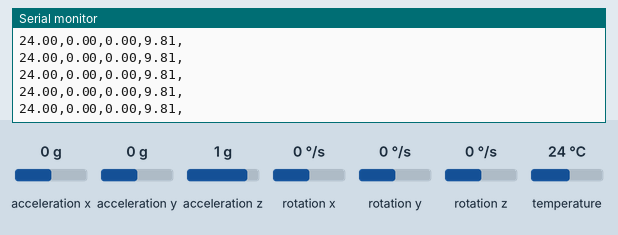
Recording of a sketch running on a simulated ESP32. On the bench: the last lines printed to the serial monitor. The test bench sets the inputs (shaded band); at power-on: acceleration x 0 g, acceleration y 0 g, acceleration z 1 g, temperature 24 °C, rotation x 0 °/s, rotation y 0 °/s, rotation z 0 °/s. The RemoteXY app is connected.

Above: at 1.8 s.
1.9 s: acceleration x set to -1.4 g
At 1.96 s:
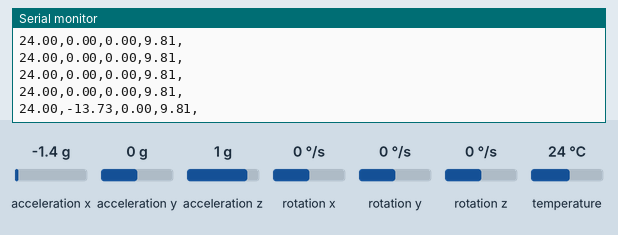
3.4 s: acceleration x set to -0.8 g
At 3.4 s:
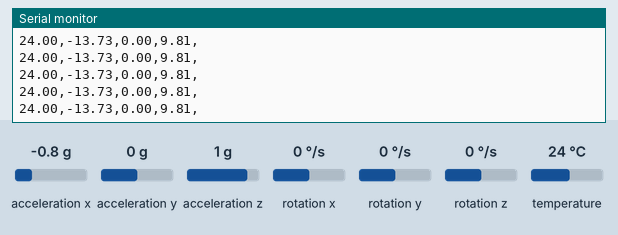
6.4 s: acceleration y set to -1.4 g
At 6.51 s:
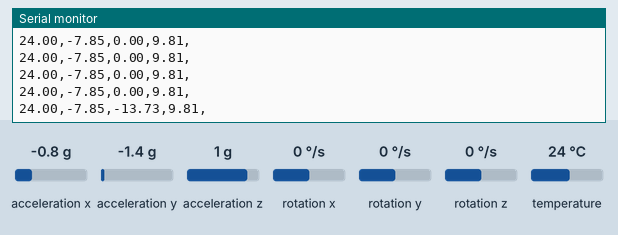
7.9 s: acceleration z set to -1.4 g
At 7.96 s:
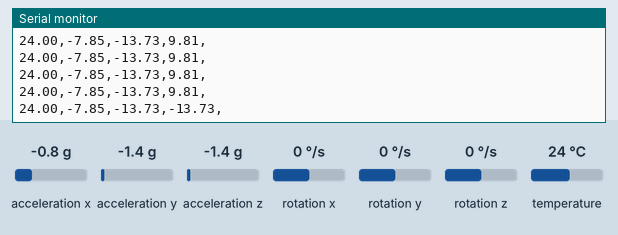
9.4 s: temperature set to 12 °C
At 9.51 s:
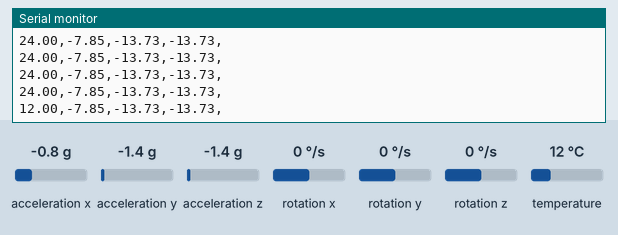
Timing chart, 0 to 11.9 s (numbered marks = the images above; inputs shaded):
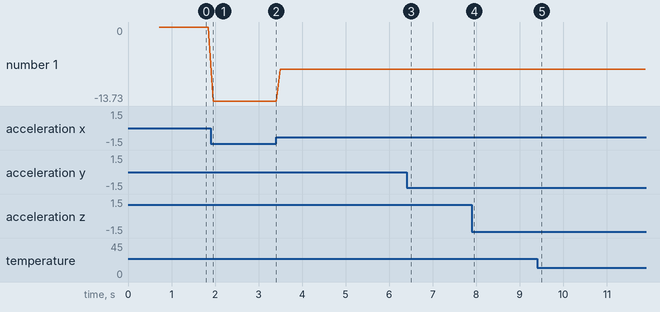

The sketch:

Test.ino
```cpp
// (licence header left out)
//////////////////////////////////////////////
//        RemoteXY include library          //
//////////////////////////////////////////////

// you can enable debug logging to Serial at 115200
//#define REMOTEXY__DEBUGLOG

// RemoteXY select connection mode and include library
#define REMOTEXY_MODE__WIFI_POINT

#include <WiFi.h>

#include <Adafruit_MPU6050.h>
#include <Adafruit_Sensor.h>
#include <Wire.h>
Adafruit_MPU6050 mpu;

// RemoteXY connection settings
#define REMOTEXY_WIFI_SSID "SIH demo"
#define REMOTEXY_WIFI_PASSWORD "12345678"
#define REMOTEXY_SERVER_PORT 6377


#include <RemoteXY.h>

// RemoteXY GUI configuration
#pragma pack(push, 1)
uint8_t RemoteXY_CONF[] =   // 161 bytes
  { 255,0,0,24,0,154,0,18,0,0,0,31,1,106,200,1,1,4,0,68,
  4,12,99,81,51,16,36,135,205,65,99,99,88,0,65,99,99,89,0,65,
  99,99,90,0,71,5,110,30,30,56,0,5,24,135,0,0,112,193,0,0,
  112,65,0,0,160,65,0,0,32,65,0,0,0,64,24,109,47,115,50,0,
  71,36,112,30,30,56,1,5,24,135,0,0,112,193,0,0,112,65,0,0,
  160,65,0,0,32,65,0,0,0,64,24,109,47,115,50,0,135,0,0,0,
  0,0,0,72,66,71,69,110,30,30,56,0,5,24,135,0,0,112,193,0,
  0,112,65,0,0,160,65,0,0,32,65,0,0,0,64,24,109,47,115,50,
  0 };

// this structure defines all the variables and events of your control interface
struct {

    // output variables
  float onlineGraph_01_var1;
  float onlineGraph_01_var2;
  float onlineGraph_01_var3;
  float instrument_01; // from -15 to 15
  float instrument_02; // from -15 to 15
  float instrument_03; // from -15 to 15

    // other variable
  uint8_t connect_flag;  // =1 if wire connected, else =0

} RemoteXY;
#pragma pack(pop)

/////////////////////////////////////////////
//           END RemoteXY include          //
/////////////////////////////////////////////


void setup()
{
  RemoteXY_Init ();
  Serial.begin(115200);
  RemoteXY_delay(500);
  Serial.println("Initialize");
  // Try to initialize!
  if (!mpu.begin()) {
    Serial.println("Failed to find MPU6050 chip");
    while (1) {
      Serial.println("Failed to find MPU6050 chip");
      RemoteXY_delay(10);
    }
  }
  Serial.println("MPU6050 Found!");
  // set accelerometer range to +-8G
  mpu.setAccelerometerRange(MPU6050_RANGE_8_G);
  // set gyro range to +- 500 deg/s
  mpu.setGyroRange(MPU6050_RANGE_500_DEG);
  // set filter bandwidth to 21 Hz
  mpu.setFilterBandwidth(MPU6050_BAND_21_HZ);
  RemoteXY_delay(100);

  Serial.print("Temp,x,y,z");


  // TODO you setup code

  // TODO you setup code

}

void loop()
{
  RemoteXY_Handler ();


  // TODO you loop code
  // use the RemoteXY structure for data transfer
  // do not call delay(), use instead RemoteXY_delay()
  sensors_event_t a, g, temp;
  mpu.getEvent(&a, &g, &temp);
  /* Print out the readings */
  //Serial.print("Acceleration X: ");
  Serial.print(temp.temperature);
  Serial.print(",");
  Serial.print(a.acceleration.x);
  Serial.print(",");
  //Serial.print(", Y: ");
  Serial.print(a.acceleration.y);
  Serial.print(",");
  //Serial.print(", Z: ");
  Serial.print(a.acceleration.z);
  Serial.print(",");
  Serial.println("");

  RemoteXY.onlineGraph_01_var1 = a.acceleration.x;
  RemoteXY.onlineGraph_01_var2 = a.acceleration.y;
  RemoteXY.onlineGraph_01_var3 = a.acceleration.z;
  RemoteXY.instrument_01 = a.acceleration.x; // from -15 to 15
  RemoteXY.instrument_02 = a.acceleration.y; // from -15 to 15
  RemoteXY.instrument_03 = a.acceleration.z; // from -15 to 15


  RemoteXY_delay(100);


}
```

Measured:
- after the input at 1.9 s, the serial monitor: prints a new line after 0.05 s (image 1)
- after the input at 6.4 s, the serial monitor: prints a new line after 0.11 s (image 3)
- after the input at 7.9 s, the serial monitor: prints a new line after 0.05 s (image 4)
- after the input at 9.4 s, the serial monitor: prints a new line after 0.11 s (image 5)
- plotted number 1: 0 → -13.73 after the input at 1.9 s, -13.73 → -7.85 after the input at 3.4 s
